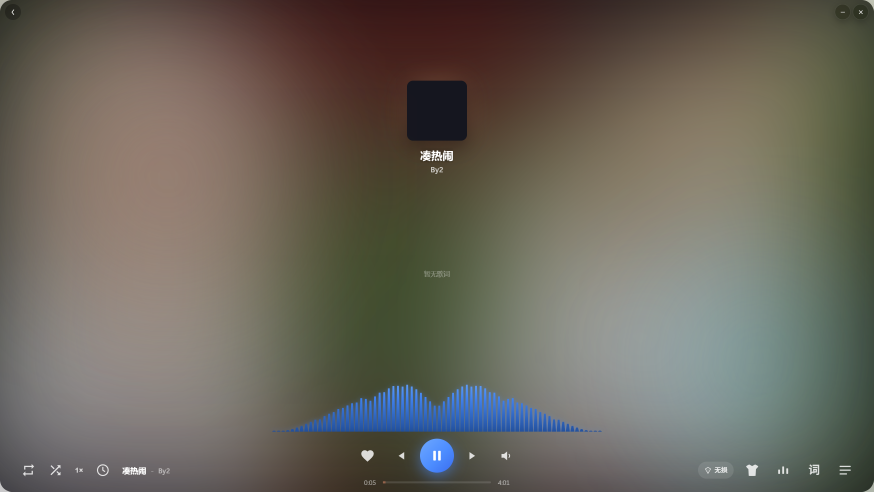
#> input picture _design_archive/spectrum-visual.png, 2621 x 1475 px, found by its file name (shown at 1/3 size)
$ python analyze-spec-band.py
#> lines starting #> are read from the running program, lines starting #| are printed output that depends on the picture; after the words box and inside, x2 and y2 are one past the last pixel; in counts of white or black regions, pixels touching at a corner belong together
from PIL import Image
import numpy as np
img = Image.open(r"D:\IDEA\videos\_design_archive\spectrum-visual.png").convert("RGB")
a = np.asarray(img, dtype=np.float32)
h, w = a.shape[:2]
#> h = 1475; w = 2621
dpr = 1.5
# wrapper: 逻辑 700x150 @ y=713, x=524 → 物理 1050x225 @ y=1069.5, x=786
x0, y0 = int(524 * dpr), int(713 * dpr)
reg = a[y0:y0 + 225, x0:x0 + 1050]
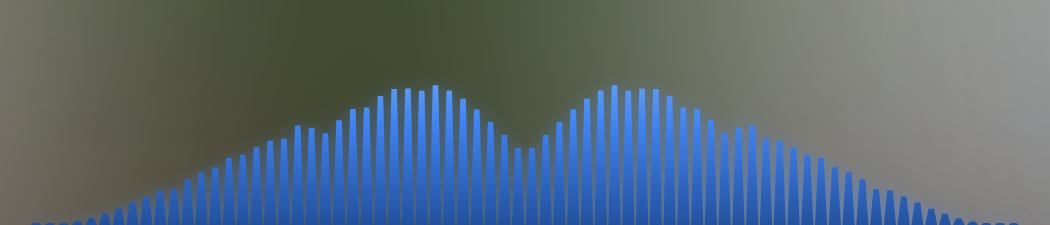
#> reg: shape (225, 1050, 3) float32; mean R, G, B 91, 106, 117.1
lum = reg.mean(axis=2)
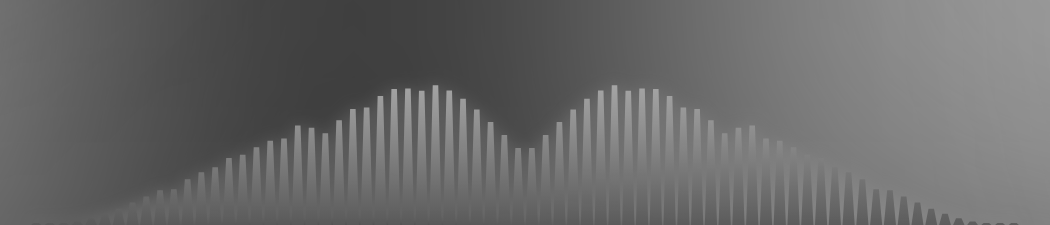
#> lum: shape (225, 1050) float32; min 62.67, max 164.7, mean 104.7
# 频谱柱是纯蓝（B 显著高），背景是暗蓝绿渐变——用蓝色判别掩码
blue = (reg[:, :, 2] - reg[:, :, 0] > 40) & (reg[:, :, 2] > 130)
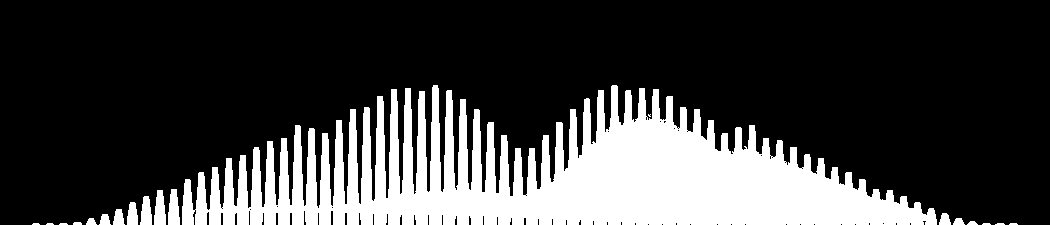
#> blue: shape (225, 1050) bool; 24.3% white; 19 white regions (7 under 20 px), largest, box (x1, y1, x2, y2) and area: (182, 85, 937, 225) 55727, (168, 189, 180, 225) 337, (154, 190, 166, 225) 327
mask = blue
# 柱高分布：每列（x 方向）找最高亮行（从底部往上），柱高 = 225 - top
heights = []
for x in range(0, 1050, 8):
    colmask = mask[:, x]
    if colmask.sum() > 3:
        top = np.where(colmask)[0].min()
        heights.append(225 - top)
#> this loop made 132 passes
#> top on passes 12, 14, 16, 17, 18, 19, 21, 22, 23, 24, 25, 26: 219, 214, 209, 210, 209, 196, 190, 212, 189, 183, 203, 172
#> after the loop, heights = 105 values, max 140 at index 62, min 6 at index 0, mean 68.8
if len(heights) < 20:
    print("亮柱太少:", len(heights)); raise SystemExit
hs = np.array(heights)
#> hs has the same summary as heights
n = len(hs)
#> n = 105
left, mid, right = hs[:n//3].mean(), hs[n//3:2*n//3].mean(), hs[2*n//3:].mean()
#> left = 54.37; mid = 94.03; right = 58
print(f"柱高(px): 左={left:.0f} 中={mid:.0f} 右={right:.0f} (n={n})")
#| 柱高(px): 左=54 中=94 右=58 (n=105)
print(f"中间最高: {'YES ✓' if mid > left and mid > right else 'NO ✗'}")
#| 中间最高: YES ✓
# 平滑度：相邻柱高差均值（越小越平滑）
diffs = np.abs(np.diff(hs))
#> diffs = 104 values, max 106 at index 35, min 1 at index 2, mean 32.22
print(f"相邻柱高差均值: {diffs.mean():.1f}px (越小越柔和)")
#| 相邻柱高差均值: 32.2px (越小越柔和)
print(f"柱高范围: {hs.min():.0f}-{hs.max():.0f}px")
#| 柱高范围: 6-140px
# 渐变检查：中间最高柱的垂直颜色（底部→顶部）
cx = n // 2 * 8
#> cx = 416
col = reg[:, cx]
#> col = 225 rows, first 8: [68, 78, 51], [68, 78, 51], [68, 78, 51], [68, 78, 51], [68, 78, 51], [68, 78, 51], [68, 78, 51], [68, 78, 51]
colmask = mask[:, cx]
if colmask.sum() > 3:
    ys = np.where(colmask)[0]
#> ys = 52 values from 173 to 224
    bottom = col[ys[-1]-3:ys[-1]+1].mean(axis=0)
#> bottom = [34, 80.25, 156.2]
    top = col[ys[0]:ys[0]+3].mean(axis=0)
#> top = [68.33, 97.33, 133]
    print(f"渐变: 柱底 RGB=({bottom[0]:.0f},{bottom[1]:.0f},{bottom[2]:.0f}) 柱顶 RGB=({top[0]:.0f},{top[1]:.0f},{top[2]:.0f})")
#| 渐变: 柱底 RGB=(34,80,156) 柱顶 RGB=(68,97,133)

$ run again, with _design_archive/lyric-cur.png copied over _design_archive/spectrum-visual.png
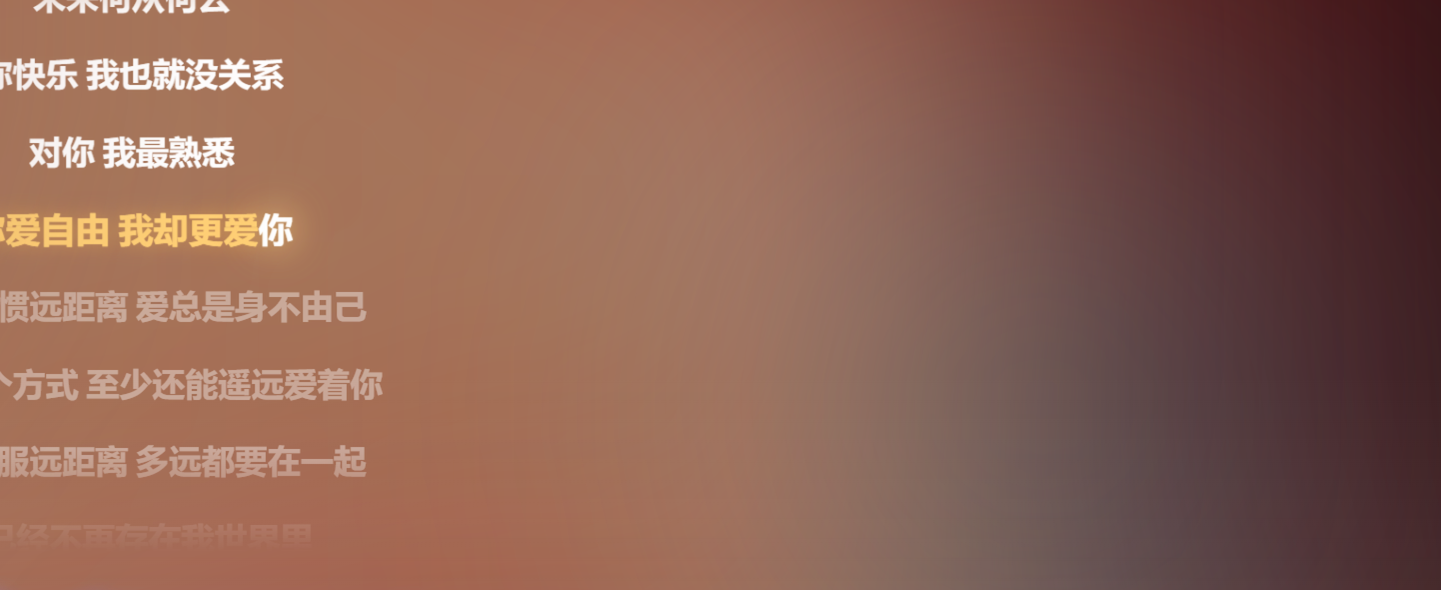
#> input picture _design_archive/lyric-cur.png, 2882 x 1180 px, found by its file name (shown at 1/2 size)
#> img is the input picture: PIL image 2882x1180 RGB; mean R, G, B 139.5, 97.7, 83.3
#> `reg = a[y0:y0 + 225, x0:x0 + 1050]`:
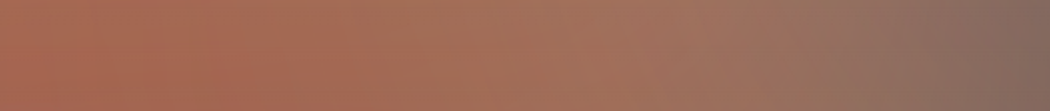
#> reg: shape (111, 1050, 3) float32; mean R, G, B 156.3, 106.9, 88.2
#> `lum = reg.mean(axis=2)`:
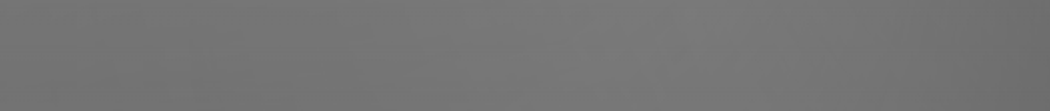
#> lum: shape (111, 1050) float32; min 108.7, max 122, mean 117.1
#> blue: shape (111, 1050) bool; every value is 0
#> after the loop `for x in range(0, 1050, 8):`: heights = []
#| 亮柱太少: 0
